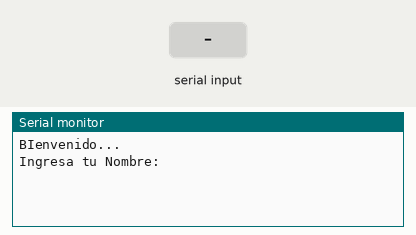
A sketch run on a simulated Arduino Uno, built with avr-gcc and run on an emulated ATmega328P. Shown: the last lines printed to the serial monitor. The inputs (shaded band) are chosen by the test bench.

Above: at 1.2 s.
1.3 s: "90,45\n" received over Serial
At 2.8 s:
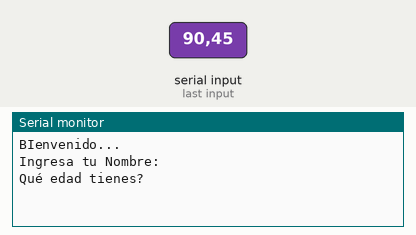
3.8 s: "30,150\n" received over Serial
At 4.4 s:
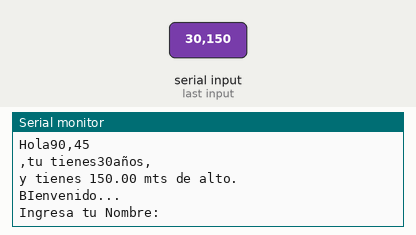
5.3 s: "0\n" received over Serial
At 6.1 s:
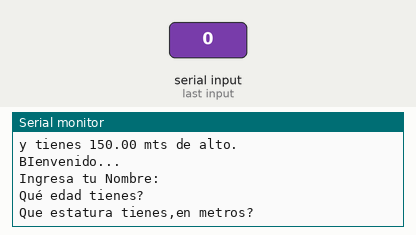

The sketch:

demostracion_SerialAvailable.ino
```cpp
//** *** EjemploSerial. ***
// demostracion del uso de instrucciones Serial.available() y Serila.readString()
// por: oflores @ 2015


//******************************************************************
//* Inicialización *
//******************************************************************/
String miNombre;
int edad;
float estatura;

//********************* *********************************************
//* Configuración *
//******************************************************************/
void setup()
{
	Serial.begin(9600);
}
//******************************************************************
//* Loop Principal *
//******************************************************************/
void loop()
{
	Serial.println("BIenvenido...");
	Serial.println("Ingresa tu Nombre:");
	while(Serial.available()==0)
	{

	}
	miNombre=Serial.readString();
	Serial.println("Qué edad tienes?");
	while(Serial.available()==0) { }
	edad=Serial.parseInt();
	Serial.println("Que estatura tienes,en metros?");
	while(Serial.available()==0) { }
	estatura=Serial.parseFloat();
	Serial.print("Hola");
	Serial.print(miNombre);
	Serial.print(",tu tienes");
	Serial.print(edad);
	Serial.println("años,");
	Serial.print("y tienes ");
	Serial.print(estatura);
	Serial.println(" mts de alto.");
	Serial.println("");

} //FIN DEL CÓDIGO
```

Measured:
- after the input at 1.3 s, the serial monitor: prints a new line after 1.0 s (image 1)
- after the input at 3.8 s, the serial monitor: prints a new line at once (image 2)
